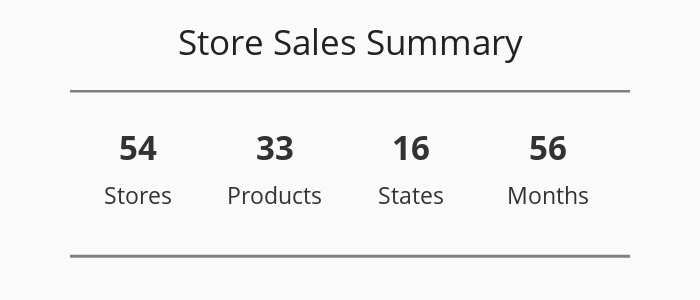

Write notebook code for a chart like this one.
### Code cell
fig=go.Figure()
fig.add_trace(go.Scatter(
    x=[0, 1, 2, 3],
    y=[1.6, 1.6, 1.6, 1.6],
    mode="text", 
    text=["<span style='font-size:33px'><b>54</b></span>", 
          "<span style='font-size:33px'><b>33</b></span>",
          "<span style='font-size:33px'><b>16</b></span>",
          "<span style='font-size:33px'><b>56</b></span>"],
    textposition="bottom center"
))
fig.add_trace(go.Scatter(
    x=[0, 1, 2, 3],
    y=[1.1, 1.1, 1.1, 1.1],
    mode="text", 
    text=["Stores", "Products", "States", "Months"],
    textposition="bottom center"
))
fig.add_hline(y=2.2, line_width=5, line_color='gray')
fig.add_hline(y=0.3, line_width=3, line_color='gray')
fig.update_yaxes(visible=False)
fig.update_xaxes(visible=False)
fig.update_layout(showlegend=False, height=300, width=700, 
                  title='Store Sales Summary', title_x=0.5, title_y=0.9,
                  xaxis_range=[-0.5,3.6], yaxis_range=[-0.2,2.2],
                  plot_bgcolor='#fafafa', paper_bgcolor='#fafafa',
                  font=dict(size=23, color='#323232'),
                  title_font=dict(size=35, color='#222'),
                  margin=dict(t=90,l=70,b=0,r=70), 
    )

### Figure 1 — Plotly figure (JSON) as saved in the notebook; plotly's stock layout.template omitted (floating-point values rounded to 4 significant figures)
{"data": [{"mode": "text", "text": ["<span style='font-size:33px'><b>54</b></span>", "<span style='font-size:33px'><b>33</b></span>", "<span style='font-size:33px'><b>16</b></span>", "<span style='font-size:33px'><b>56</b></span>"], "textposition": "bottom center", "type": "scatter", "x": [0, 1, 2, 3], "y": [1.6, 1.6, 1.6, 1.6]}, {"mode": "text", "text": ["Stores", "Products", "States", "Months"], "textposition": "bottom center", "type": "scatter", "x": [0, 1, 2, 3], "y": [1.1, 1.1, 1.1, 1.1]}], "layout": {"font": {"color": "#323232", "size": 23}, "height": 300, "margin": {"b": 0, "l": 70, "r": 70, "t": 90}, "paper_bgcolor": "#fafafa", "plot_bgcolor": "#fafafa", "shapes": [{"line": {"color": "gray", "width": 5}, "type": "line", "x0": 0, "x1": 1, "xref": "x domain", "y0": 2.2, "y1": 2.2, "yref": "y"}, {"line": {"color": "gray", "width": 3}, "type": "line", "x0": 0, "x1": 1, "xref": "x domain", "y0": 0.3, "y1": 0.3, "yref": "y"}], "showlegend": false, "title": {"font": {"color": "#222", "size": 35}, "text": "Store Sales Summary", "x": 0.5, "y": 0.9}, "width": 700, "xaxis": {"range": [-0.5, 3.6], "type": "linear", "visible": false}, "yaxis": {"range": [-0.2, 2.2], "type": "linear", "visible": false}}}
